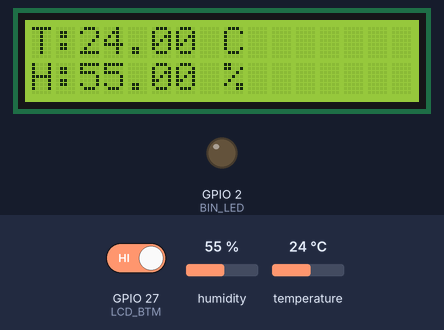
The sketch below on a simulated ESP32. Parts: 16×2 character LCD, output pins drawn as LEDs (lit = HIGH). The test bench sets the inputs (shaded band); at power-on: GPIO 27 (LCD_BTM) HIGH, humidity 55 %, temperature 24 °C. WiFi joins after 1.5 s; servers stay silent unless stated; web services answer with replies made up by the test bench; what the sketch prints to the serial monitor is not drawn.

Above: at 3.2 s.
3.3 s: GPIO 27 (LCD_BTM) driven LOW
At 4.4 s:
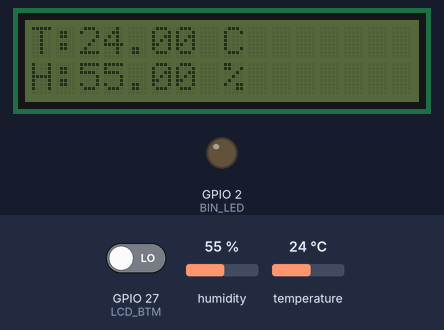
4.8 s: humidity set to 22 %
At 7.2 s:
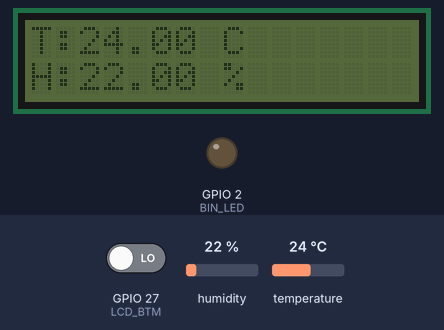
7.6 s: temperature set to 12 °C
At 9.3 s:
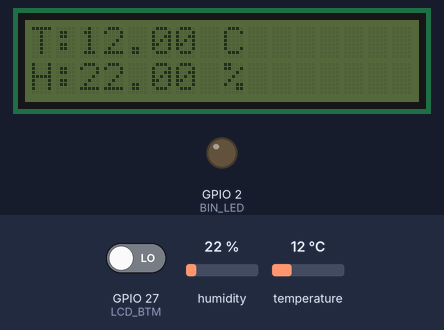
9.6 s: GPIO 27 (LCD_BTM) driven HIGH
At 10.8 s:
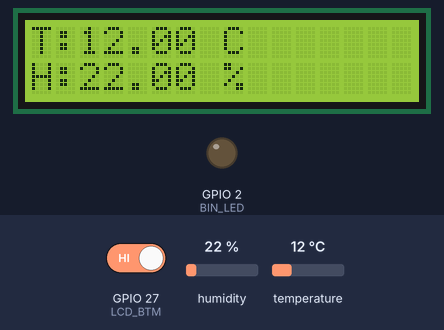
11.1 s: humidity set to 40 %
At 13.3 s:
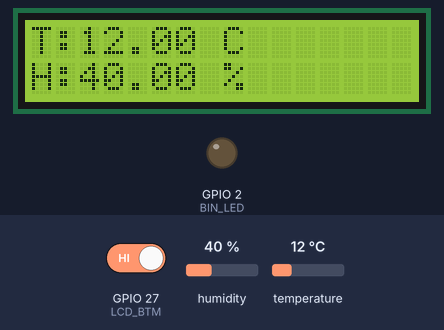
13.6 s: temperature set to 19 °C
At 21.6 s:
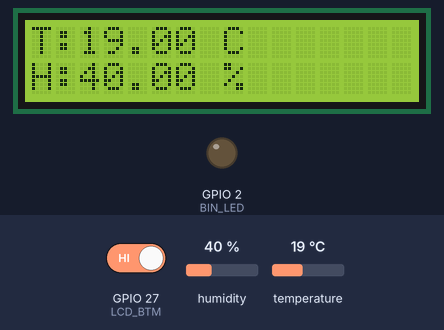
Timing chart, 0 to 41.5 s (numbered marks = the images above; inputs shaded):
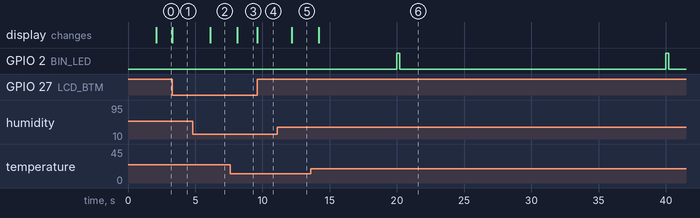

Measured:
- after the input at 3.3 s, the display: changes at once (image 1)
- after the input at 4.8 s, the display: changes after 1.3 s (image 2)
- after the input at 7.6 s, the display: changes after 0.54 s (image 3)
- after the input at 9.6 s, the display: changes at once (image 4)
- after the input at 11.1 s, the display: changes after 1.1 s (image 5)
- after the input at 13.6 s, the display: changes after 0.59 s (image 6)
- by itself, GPIO 2 (BIN_LED): alternates HIGH for 0.22 s and LOW for 19.8 s

The sketch:

dht22-iot-btm.ino
```cpp
//=======================================================
//DHT
//=======================================================
#include "DHT.h"
#include <WiFi.h>
#include <HTTPClient.h>
//=======================================================
// LiquidCrystal_I2C
//=======================================================
#include <Wire.h> // Library for I2C communication
#include <LiquidCrystal_I2C.h> // Library for LCD
//=======================================================
#include "wifi_connection.h"
//=======================================================

#define LCD_BTM 27 //click and show the LCD backlight

float tempc=0;
float tempf=0;

// Wiring: SDA pin is connected to A4 and SCL pin to A5.
// Connect to LCD via I2C, default address 0x27 (A0-A2 not jumpered)
LiquidCrystal_I2C lcd = LiquidCrystal_I2C(0x27, 16, 2); //pin 21 22

#define BIN_LED 2
#define DHTPIN 32
#define DHTTYPE DHT22
DHT dht(DHTPIN, DHTTYPE);
int start=0;
int now=0;

void setup() {
  start = now = millis();
  pinMode(BIN_LED, OUTPUT);
  pinMode(LCD_BTM, INPUT);
  // Initiate the LCD:
  lcd.init();
  lcd.noBacklight();
  Serial.begin(115200);
  Serial.println("Temperature Sensor");
  // 初始化

  Serial.print("開始連線到無線網路SSID:");
  Serial.println(ssid);
  WiFi.mode(WIFI_STA);
  WiFi.begin(ssid, password);
  while (WiFi.status() != WL_CONNECTED) {
    Serial.print(".");
    delay(1000);
  }
  Serial.println("連線完成");
  dht.begin();
}

void loop() {

  //DHT
  float h = dht.readHumidity();
  // Read temperature as Celsius (the default)
  float t = dht.readTemperature();

  // Print  on the first line of the LCD:

  lcd.setCursor(0, 0); // Set the cursor on the third column and first row.
  lcd.print("T:");
  lcd.print(t);
  lcd.print(" C");
  lcd.setCursor(0, 1); // Set the cursor on the third column and first row.
  lcd.print("H:");
  lcd.print(h);
  lcd.print(" %");

  //delay(20000);//休息20秒

  now = millis();

  if((now-start) > 20000)
  {
      lcd.backlight();
      start = now;
      //開始傳送到thingspeak
      digitalWrite(BIN_LED,HIGH);
      Serial.println("啟動網頁連線");
      HTTPClient http;
      //將溫度及濕度以http get參數方式補入網址後方
      String url1 = url + "&field1=" + (int)t + "&field2=" + (int)h;
      //http client取得網頁內容
      http.begin(url1);
      int httpCode = http.GET();

      if (httpCode == HTTP_CODE_OK)
      {
        //讀取網頁內容
        String ts_feedback = http.getString();
        //將內容顯示出來
        Serial.print("網頁內容=");
        Serial.println(ts_feedback);
      }
      else
      {
        Serial.println("網路傳送失敗");
        digitalWrite(BIN_LED,HIGH);
      }
      http.end();
      lcd.noBacklight();
  }
  else
  {
    digitalWrite(BIN_LED,LOW);
    if(digitalRead(LCD_BTM)==LOW)
    {
      lcd.noBacklight();
    }
    else
    {
      lcd.backlight();
    }
  }

}
```

wifi_connection.h
```cpp
char ssid[] = "RyanRoy";
char password[] = "3838383838";
String url = "http://api.thingspeak.com/update?api_key=4LEMK7ADTGWLC6CX";
```
